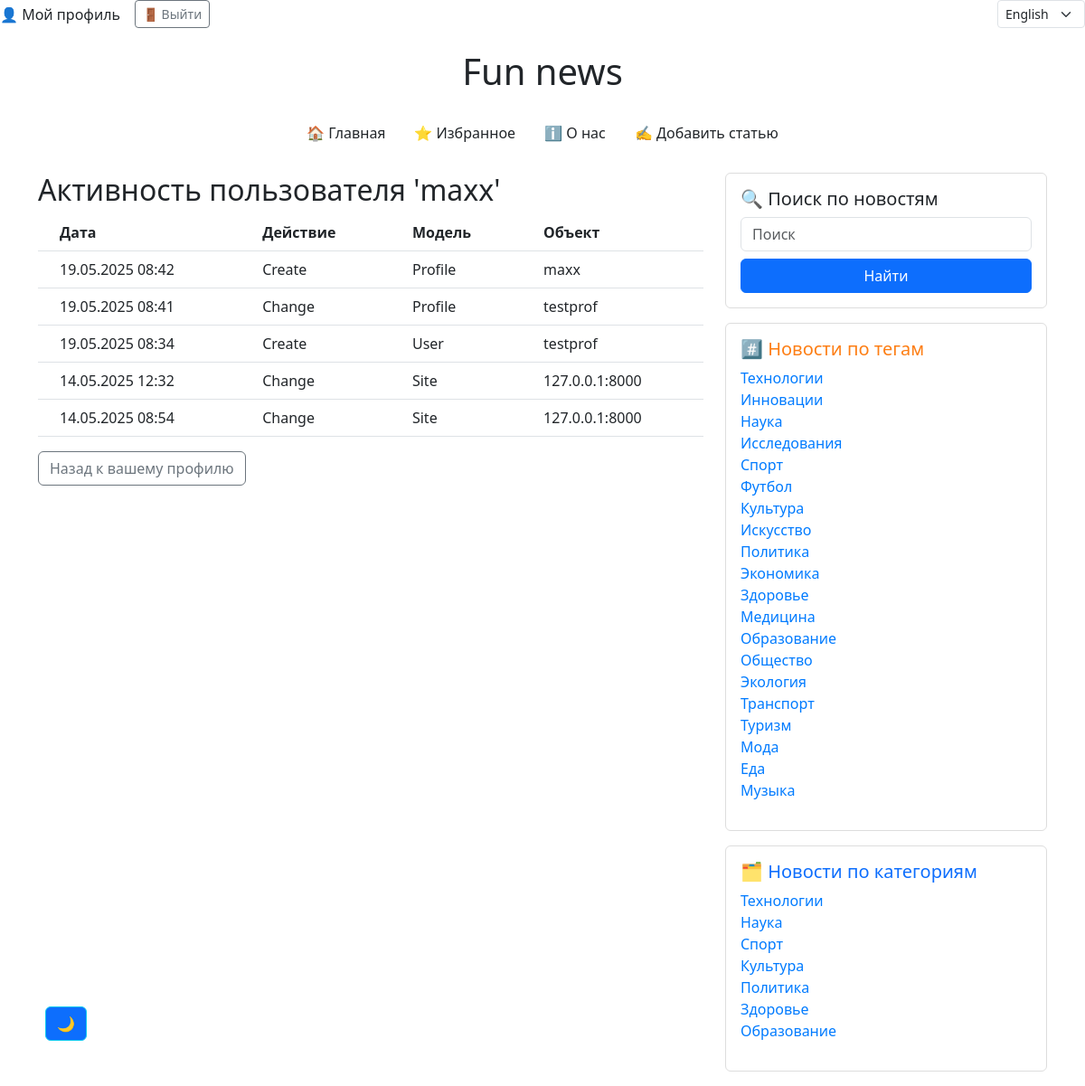
Screenshot of /profiles/user_activities/ (signed in) with the database file from the repository.
### news/models.py (models this page shows, shortened)
class Tag(models.Model):
    name = models.CharField(max_length=255, unique=True)
    class Meta:
        verbose_name = 'Тег'  # единственное число для отображения в админке
        verbose_name_plural = 'Теги'  # мн. число для отображения в админке

class Category(models.Model):
    name = models.CharField(max_length=255, unique=True)
    class Meta:
        verbose_name = 'Категория'  # единственное число для отображения в админке
        verbose_name_plural = 'Категории'  # мн. число для отображения в админке

### profiles/views.py (the view)
# urls.py: path('user_activities/', user_activities, name='user_activities'),
@login_required
def user_activities(request):
    actions = {
        1: 'Create',
        2: 'Change',
        3: 'Remove',
    }
    logs = (
        LogEntry.objects
        .filter(user=request.user)
        .select_related('content_type')
    )
    all_tags = Tag.objects.all()
    all_categories = Category.objects.all()
    formatted_logs = []
    for entry in logs:
        formatted_logs.append({
            'time': entry.action_time,
            'action': actions.get(entry.action_flag, 'None'),
            'model': entry.content_type.model_class().__name__ if entry.content_type and entry.content_type.model_class() else '—',
            'object': entry.object_repr,
        })
    context = {
        'username': request.user.username,
        'user_logs': formatted_logs,
        'all_tags': all_tags,
        'all_categories': all_categories,
    }
    return render(request, 'profiles/user_activities.html', context=context)

### news/context_processors.py (called while the page is built)
def global_settings(request):
    if cache.get('favourite_count') is None:
        cache.set('favourite_count', Favourite.objects.count(), 60 * 15)
    if cache.get('like_count') is None:
        cache.set('like_count', Like.objects.count(), 60 * 15)
    if cache.get('articles_count') is None:
        cache.set('articles_count', Article.objects.count(), 60 * 15)
    if cache.get('all_tags_count') is None:
        cache.set('all_tags_count', Tag.objects.count(), 60 * 15)
    if cache.get('all_categories_count') is None:
        cache.set('all_categories_count', Category.objects.count(), 60 * 15)
    return {
        'favourites_count': cache.get('favourite_count'),
        'likes_count': cache.get('like_count'),
        'articles_count': cache.get('articles_count'),
    }

### profiles/templates/profiles/user_activities.html (shortened to what this page needs)
{% extends 'news/base.html' %}
{% load i18n %}
{% block content %}
   <h2> {% trans 'Активность пользователя' %} '{{ username }}' </h2>
<table class="table align-middle">
  <thead>
    <tr>
      <th class="px-4"> {% trans 'Дата' %} </th>
      <th class="px-4"> {% trans 'Действие' %} </th>
      <th class="px-4"> {% trans 'Модель' %} </th>
      <th class="px-4"> {% trans 'Объект' %}</th>
    </tr>
  </thead>
  <tbody>
    {% for log in user_logs %}
    <tr>
      <td class="px-4 py-2">{{ log.time|date:"d.m.Y H:i" }}</td>
      <td class="px-4 py-2">{{ log.action }}</td>
      <td class="px-4 py-2">{{ log.model }}</td>
      <td class="px-4 py-2">{{ log.object }}</td>
    </tr>
    {% empty %}
    <tr>
      <td class="px-4 py-2" colspan="5"> {% trans 'Действий пользователя еще нет' %} </td>
    </tr>
    {% endfor %}
  </tbody>
</table>
     <div class="mb-3">
         <a href="{% url 'profiles:user_info' %}" class="btn btn-outline-secondary me-2 mb-2"> {% trans 'Назад к вашему профилю' %} </a>
     </div>
{% endblock %}

### news/templates/news/base.html (shortened to what this page needs)
{% load static %}
{% load i18n %}
<!DOCTYPE html>
<html lang="ru">
<head>
    <link href="https://cdn.jsdelivr.net/npm/bootstrap@5.3.0/dist/css/bootstrap.min.css" rel="stylesheet">
    <link href="https://cdn.jsdelivr.net/npm/aos@2.3.4/dist/aos.css" rel="stylesheet">
    <link rel="stylesheet" href="https://unpkg.com/leaflet@1.9.4/dist/leaflet.css"/>
    <link rel="stylesheet" type="text/css" href="{% static 'css/style.css' %}">
</head>
<body>
<div class="d-flex justify-content-between align-items-center w-100">
  <div class="d-flex align-items-center">
    {% if user.is_authenticated %}
        {% if request.resolver_match.url_name != 'user_info' %}
      <a class="nav-link me-3" href="{% url 'profiles:user_info' %}">👤 {% trans 'Мой профиль' %}</a>
            {% endif %}
      <form method="post" action="{% url 'account_logout' %}" class="d-inline">
        <button type="submit" class="btn btn-outline-secondary btn-sm">{% trans '🚪 Выйти' %}</button>
      </form>
    {% else %}
      <a class="nav-link me-2" href="{% url 'account_login' %}">🔑 {% trans 'Авторизация' %}</a>
      <span class="me-2">/</span>
      <a class="nav-link" href="{% url 'account_signup' %}">➕ {% trans 'Регистрация' %}</a>
    {% endif %}
  </div>
  <div>
    <form action="{% url 'set_language' %}" method="post" class="d-inline">
      {% get_current_language as LANGUAGE_CODE %}
      <select name="language" onchange="this.form.submit()" class="form-select form-select-sm w-auto">
        {% get_available_languages as LANGUAGES %}
        {% for code, name in LANGUAGES %}
          <option value="{{ code }}" {% if code == LANGUAGE_CODE %}selected{% endif %}>{{ name }}</option>
        {% endfor %}
      </select>
    </form>
  </div>
</div>
    <div class="container mt-4">
    <h1 class="text-center mb-4">Fun news</h1>
    <button id="theme-toggle" class="btn btn-outline-info">🌙</button>
    <nav class="mb-4">
        <ul class="nav justify-content-center">
            {% if not request.path == '/news/' %}
                <li class="nav-item">
                    <a class="nav-link" href="{% url 'news:catalog' %}">{% trans '🏠 Главная' %}</a>
                </li>
            {% endif %}
            {% if user.is_authenticated %}
                <li class="nav-item">
                    <a class="nav-link" href="{% url 'news:favourites' %}">{% trans '⭐ Избранное' %}</a>
                </li>
            {% else %}
                <li class="nav-item">
                    <a class="nav-link disabled" href="#" tabindex="-1" aria-disabled="true">{% trans '⭐ Избранное' %}</a>
                </li>
            {% endif %}
            <li class="nav-item">
                <a class="nav-link" href="{% url 'news:about' %}">{% trans 'ℹ️ О нас' %}</a>
            </li>
            {% if user.is_authenticated %}
                <li class="nav-item">
                    <a class="nav-link" href="{% url 'news:add_article' %}">{% trans '✍️ Добавить статью' %}</a>
                </li>
            {% else %}
                <li class="nav-item">
                    <a class="nav-link disabled" href="#" tabindex="-1" aria-disabled="true">{% trans '✍️ Добавить статью' %}</a>
                </li>
            {% endif %}
        </ul>
    </nav>
    <div class="row">
    <div class="col-md-8">
        {% block content %}{% endblock %}
    </div>
    {% if user.is_authenticated %}
    {% if all_tags and all_categories %}
    <aside class="col-md-4">
        <div class="card mb-3 p-3">
            <h5>{% trans '🔍 Поиск по новостям' %}</h5>
            <form method="get" action="{% url 'news:search_news' %}" class="d-flex flex-column">
                <input type="text" name="text" class="form-control mb-2" placeholder= {% trans 'Поиск' %} required>
                <button type="submit" class="btn btn-primary">{% trans 'Найти' %}</button>
            </form>
        </div>
        <div class="card mb-3 p-3">
            <h5 class="tag-title">{% trans '#️⃣ Новости по тегам' %}</h5>
            {% if all_tags %}
                <ul class="list-unstyled">
                    {% for tag in all_tags %}
                        <li><a href="{% url 'news:news_by_tag' tag.name %}">{{ tag.name }}</a></li>
                    {% endfor %}
                </ul>
            {% else %}
                <p>{% trans '😕 Нет доступных тегов.' %}</p>
            {% endif %}
        </div>
        <div class="card mb-3 p-3">
            <h5 class="category-title">{% trans '🗂️ Новости по категориям' %}</h5>
            {% if all_categories %}
                <ul class="list-unstyled">
                    {% for category in all_categories %}
                        <li><a href="{% url 'news:news_by_category' category.name %}">{{ category.name }}</a></li>
                    {% endfor %}
                </ul>
            {% else %}
                <p>{% trans '😕 Нет доступных категорий.' %}</p>
            {% endif %}
            {% endif %}
        </div>
    </aside>
  {%  endif %}
    </div>
    </div>
</body>
</html>

### static/css/style.css (style rules this page uses)
.card { background-color: #ffffff; border: 1px solid #ddd; }
a { color: #007bff; text-decoration: none; }
.nav-link { color: #212529; }
h1, h5 { color: #212529; }
#theme-toggle { position: fixed; bottom: 50px; left: 50px; }
.card .category-title { color: #0d6efd; }
.card .tag-title { color: #fd7e14; }
.nav-link { color: inherit; transition: color 0.3s; }

### rows the page displays
Tag: name "Технологии"
Tag: name "Инновации"
Tag: name "Наука"
Tag: name "Исследования"
Tag: name "Спорт"
Tag: name "Футбол"
Tag: name "Культура"
Tag: name "Искусство"
Tag: name "Политика"
Tag: name "Экономика"
Tag: name "Здоровье"
Tag: name "Медицина"
Tag: name "Образование"
Tag: name "Общество"
Tag: name "Экология"
Tag: name "Транспорт"
Tag: name "Туризм"
Tag: name "Мода"
Tag: name "Еда"
Tag: name "Музыка"
Category: name "Технологии"
Category: name "Наука"
Category: name "Спорт"
Category: name "Культура"
Category: name "Политика"
Category: name "Здоровье"
Category: name "Образование"

### other values shown
{{ username }} "maxx"
{{ log.time|date:"d.m.Y H:i" }} "19.05.2025 08:42" "19.05.2025 08:41" "19.05.2025 08:34" "14.05.2025 12:32" "14.05.2025 08:54"
{{ log.action }} "Create" "Change" "Create" "Change" "Change"
{{ log.model }} "Profile" "Profile" "User" "Site" "Site"
{{ log.object }} "maxx" "testprof" "testprof" "127.0.0.1:8000" "127.0.0.1:8000"
form field language "English"
